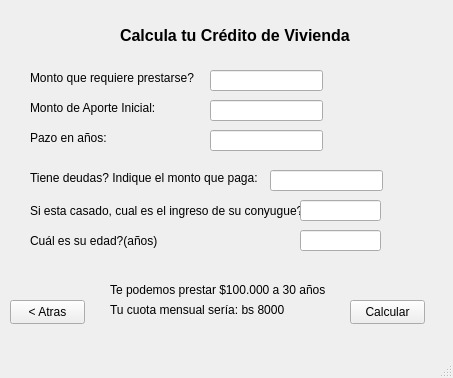
<?xml version="1.0" encoding="UTF-8"?>
<ui version="4.0">
 <class>MainWindow</class>
 <widget class="QMainWindow" name="MainWindow">
  <property name="geometry">
   <rect>
    <x>0</x>
    <y>0</y>
    <width>453</width>
    <height>378</height>
   </rect>
  </property>
  <property name="windowTitle">
   <string>MainWindow</string>
  </property>
  <widget class="QWidget" name="centralwidget">
   <widget class="QLabel" name="label">
    <property name="geometry">
     <rect>
      <x>120</x>
      <y>20</y>
      <width>231</width>
      <height>31</height>
     </rect>
    </property>
    <property name="font">
     <font>
      <pointsize>12</pointsize>
      <bold>true</bold>
     </font>
    </property>
    <property name="text">
     <string>Calcula tu Crédito de Vivienda</string>
    </property>
   </widget>
   <widget class="QPushButton" name="button_calcular">
    <property name="geometry">
     <rect>
      <x>350</x>
      <y>300</y>
      <width>75</width>
      <height>24</height>
     </rect>
    </property>
    <property name="text">
     <string>Calcular</string>
    </property>
   </widget>
   <widget class="QLineEdit" name="lineEdit">
    <property name="geometry">
     <rect>
      <x>210</x>
      <y>70</y>
      <width>113</width>
      <height>21</height>
     </rect>
    </property>
   </widget>
   <widget class="QLabel" name="label_2">
    <property name="geometry">
     <rect>
      <x>30</x>
      <y>70</y>
      <width>171</width>
      <height>16</height>
     </rect>
    </property>
    <property name="text">
     <string>Monto que requiere prestarse?</string>
    </property>
   </widget>
   <widget class="QLineEdit" name="lineEdit_2">
    <property name="geometry">
     <rect>
      <x>210</x>
      <y>100</y>
      <width>113</width>
      <height>21</height>
     </rect>
    </property>
    <property name="text">
     <string/>
    </property>
   </widget>
   <widget class="QLabel" name="label_3">
    <property name="geometry">
     <rect>
      <x>30</x>
      <y>100</y>
      <width>171</width>
      <height>16</height>
     </rect>
    </property>
    <property name="text">
     <string>Monto de Aporte Inicial:</string>
    </property>
   </widget>
   <widget class="QLineEdit" name="lineEdit_3">
    <property name="geometry">
     <rect>
      <x>210</x>
      <y>130</y>
      <width>113</width>
      <height>21</height>
     </rect>
    </property>
    <property name="text">
     <string/>
    </property>
   </widget>
   <widget class="QLabel" name="label_4">
    <property name="geometry">
     <rect>
      <x>30</x>
      <y>130</y>
      <width>171</width>
      <height>16</height>
     </rect>
    </property>
    <property name="text">
     <string>Pazo en años:</string>
    </property>
   </widget>
   <widget class="QLabel" name="label_5">
    <property name="geometry">
     <rect>
      <x>30</x>
      <y>170</y>
      <width>241</width>
      <height>16</height>
     </rect>
    </property>
    <property name="text">
     <string>Tiene deudas? Indique el monto que paga:</string>
    </property>
   </widget>
   <widget class="QLineEdit" name="lineEdit_4">
    <property name="geometry">
     <rect>
      <x>270</x>
      <y>170</y>
      <width>113</width>
      <height>21</height>
     </rect>
    </property>
    <property name="text">
     <string/>
    </property>
   </widget>
   <widget class="QLabel" name="label_6">
    <property name="geometry">
     <rect>
      <x>30</x>
      <y>200</y>
      <width>271</width>
      <height>21</height>
     </rect>
    </property>
    <property name="text">
     <string>Si esta casado, cual es el ingreso de su conyugue?</string>
    </property>
   </widget>
   <widget class="QLineEdit" name="lineEdit_5">
    <property name="geometry">
     <rect>
      <x>300</x>
      <y>200</y>
      <width>81</width>
      <height>21</height>
     </rect>
    </property>
    <property name="text">
     <string/>
    </property>
   </widget>
   <widget class="QLabel" name="label_7">
    <property name="geometry">
     <rect>
      <x>30</x>
      <y>230</y>
      <width>151</width>
      <height>21</height>
     </rect>
    </property>
    <property name="text">
     <string>Cuál es su edad?(años)</string>
    </property>
   </widget>
   <widget class="QLineEdit" name="lineEdit_6">
    <property name="geometry">
     <rect>
      <x>300</x>
      <y>230</y>
      <width>81</width>
      <height>21</height>
     </rect>
    </property>
    <property name="text">
     <string/>
    </property>
   </widget>
   <widget class="QPushButton" name="button_atras">
    <property name="geometry">
     <rect>
      <x>10</x>
      <y>300</y>
      <width>75</width>
      <height>24</height>
     </rect>
    </property>
    <property name="text">
     <string>&lt; Atras</string>
    </property>
   </widget>
   <widget class="QWidget" name="widget_monto_calculado" native="true">
    <property name="geometry">
     <rect>
      <x>100</x>
      <y>269</y>
      <width>241</width>
      <height>61</height>
     </rect>
    </property>
    <widget class="QLabel" name="label_9">
     <property name="geometry">
      <rect>
       <x>10</x>
       <y>30</y>
       <width>231</width>
       <height>21</height>
      </rect>
     </property>
     <property name="text">
      <string>Tu cuota mensual sería: bs 8000</string>
     </property>
    </widget>
    <widget class="QLabel" name="label_8">
     <property name="geometry">
      <rect>
       <x>10</x>
       <y>10</y>
       <width>231</width>
       <height>21</height>
      </rect>
     </property>
     <property name="text">
      <string>Te podemos prestar $100.000 a 30 años</string>
     </property>
    </widget>
   </widget>
  </widget>
  <widget class="QMenuBar" name="menubar">
   <property name="geometry">
    <rect>
     <x>0</x>
     <y>0</y>
     <width>453</width>
     <height>22</height>
    </rect>
   </property>
  </widget>
  <widget class="QStatusBar" name="statusbar"/>
 </widget>
 <resources/>
 <connections/>
</ui>
